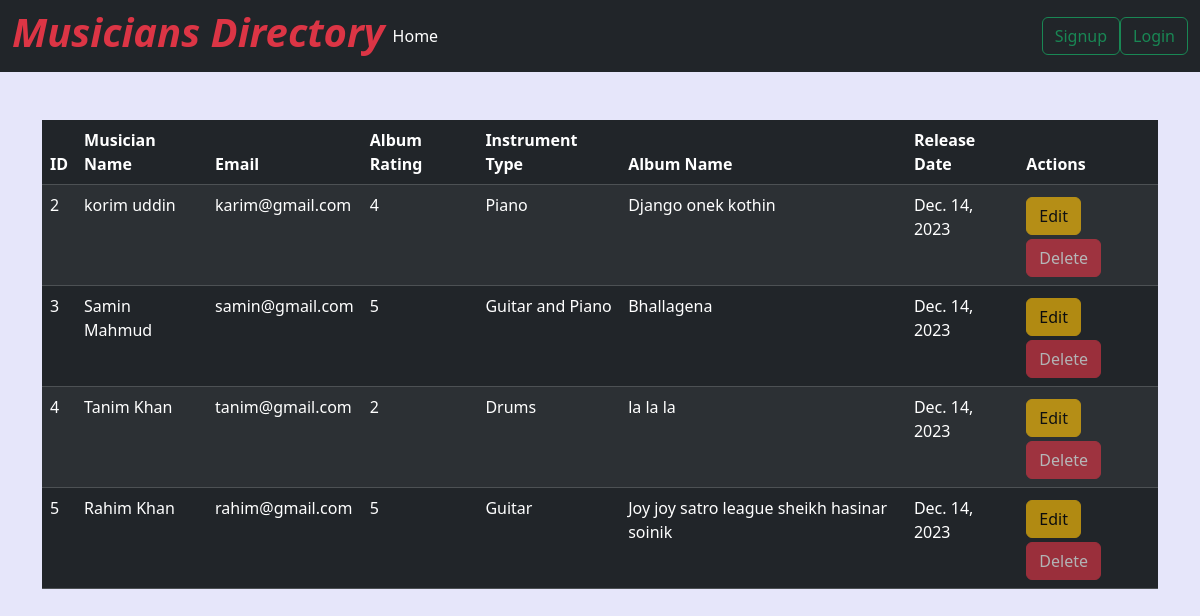
The page / on the database its author committed.
### album/models.py (models this page shows, shortened)
class Album(models.Model):
    musician = models.ForeignKey(Musician, on_delete=models.CASCADE)
    album_name = models.CharField(max_length=100)
    release_date = models.DateField(auto_now_add=True)
    CHOICES = [
    ('1', '1'),
    ('2', '2'),
    ('3', '3'),
    ('4', '4'),
    ('5', '5'),
    ]
    rating = models.CharField(max_length=1, choices=CHOICES)

### musician/models.py (models this page shows, shortened)
class Musician(models.Model):
    first_name = models.CharField(max_length=100)
    last_name = models.CharField(max_length=100)
    email = models.EmailField()
    phone_number = models.CharField(max_length=12)
    instrument_type = models.CharField(max_length=100)

### MusiciansDirectory/views.py (the view)
# urls.py: path('',views.home, name='home'),
def home (request):
    data = Album.objects.all()
    return render(request, 'home.html', {'data': data})

### templates/home.html
{% extends "base.html" %}
{% load crispy_forms_tags  %}
{% block content %}
<div class= "container mt-5">
    <table class="table table-dark table-striped">
        <thead>
          <tr>
            <th scope="col">ID</th>
            <th scope="col">Musician Name</th>
            <th scope="col">Email</th>
            <th scope="col">Album Rating</th>
            <th scope="col">Instrument Type</th>
            <th scope="col">Album Name</th>
            <th scope="col">Release Date</th>
            <th scope="col">Actions</th>
          </tr>
        </thead>
        <tbody>
        {% for i in data %}
          <tr>
            <td>{{i.id}}</td>
            <td>
              {% if request.user.is_authenticated %}
                <a href="{% url 'edit_musician' i.id %}">{{i.musician.first_name }} {{ i.musician.last_name}} </a>
              {% else  %}
                {{i.musician.first_name }} {{ i.musician.last_name}}
              {% endif %}
            </td>
            <td>{{i.musician.email}}</td>
            <td>{{i.rating}}</td>
            <td>{{i.musician.instrument_type}}</td>
            <td>{{i.album_name}}</td>
            <td>{{i.release_date}}</td>
            <td>
              {% if request.user.is_authenticated %}
                <a href="{% url 'edit_album' i.id %}" class="btn btn-warning mt-1">Edit</a>
                <a href="{% url 'delete_musician' i.id %}" class="btn btn-danger mt-1">Delete</a>
                {% else  %}
                <button disabled="disabled" class="btn btn-warning mt-1">Edit</button>
                <button disabled="disabled" class="btn btn-danger mt-1">Delete</button>
                {% endif %}
            </td>
          </tr>
        {% endfor %}
        </tbody>
      </table>
</div>
{% endblock %}

### templates/base.html (shortened to what this page needs)
<!doctype html>
<html lang="en">
  <head>
    <link href="https://cdn.jsdelivr.net/npm/bootstrap@5.3.2/dist/css/bootstrap.min.css" rel="stylesheet">
  </head>
  <body>
    <nav class="navbar navbar-expand-lg navbar-dark text-danger bg-dark">
        <div class="container-fluid">
          <h1><b><i>Musicians Directory</i></b></h1>
          <div class="collapse navbar-collapse" id="navbarSupportedContent">
            <ul class="navbar-nav me-auto mb-2 mb-lg-0">
                <li class="nav-item">
                  <a class="nav-link active" aria-current="page" href="{% url 'home' %}">Home</a>
                </li>
            </ul>
            <form class="d-flex" role="search">
              {% if request.user.is_authenticated %}
                    <a href="{% url 'user_logout' %}" class="btn btn-outline-warning">Logout</a>
                {% else %}
                    <a href="{% url 'signup' %}" class="btn btn-outline-success">Signup</a>
                    <a href="{% url 'user_login' %}" class="btn btn-outline-success">Login</a>
                {% endif  %}
            </form>
          </div>
        </div>
      </nav>
    {% block content %}
    {% endblock %}
  </body>
</html>

### templates/base.html (style rules this page uses)
body { background-color: #E6E6FA; }

### rows shown on the page
Album: id "2", musician.first_name "korim", musician.last_name "uddin", musician.email "karim@gmail.com", rating "4", musician.instrument_type "Piano", album_name "Django onek kothin", release_date "Dec. 14, 2023"
Album: id "3", musician.first_name "Samin", musician.last_name "Mahmud", musician.email "samin@gmail.com", rating "5", musician.instrument_type "Guitar and Piano", album_name "Bhallagena", release_date "Dec. 14, 2023"
Album: id "4", musician.first_name "Tanim", musician.last_name "Khan", musician.email "tanim@gmail.com", rating "2", musician.instrument_type "Drums", album_name "la la la", release_date "Dec. 14, 2023"
Album: id "5", musician.first_name "Rahim", musician.last_name "Khan", musician.email "rahim@gmail.com", rating "5", musician.instrument_type "Guitar", album_name "Joy joy satro league sheikh hasinar soinik", release_date "Dec. 14, 2023"
